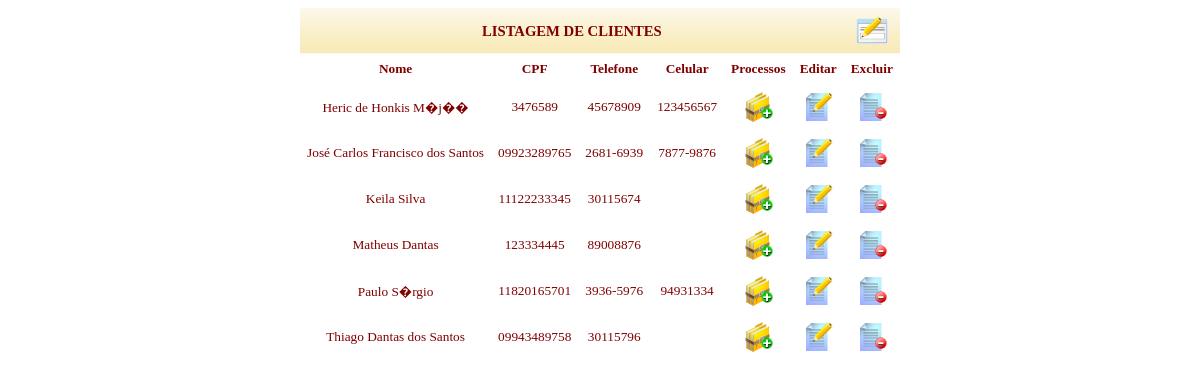
Before: /view/consultarCliente.php?pag=cliente (signed in) with the older database file.
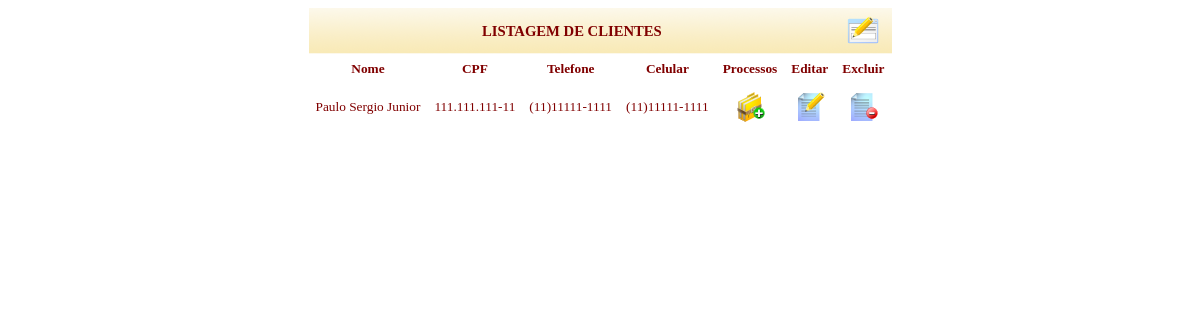
After: the same page with the newer database file.
### tables this page shows
CREATE TABLE IF NOT EXISTS `clientes` (
`idCliente` int(11) NOT NULL,
  `nome` varchar(60) NOT NULL,
  `estado_civil` varchar(20) NOT NULL,
  `profissao` varchar(25) DEFAULT NULL,
  `rg` varchar(22) NOT NULL,
  `cpf` varchar(18) NOT NULL,
  `endereco` varchar(100) NOT NULL,
  `complemento` varchar(20) DEFAULT NULL,
  `tel1` varchar(14) NOT NULL,
  `tel2` varchar(14) DEFAULT NULL,
  `cel` varchar(14) DEFAULT NULL,
  `email` varchar(40) NOT NULL,
  `observacao` text,
  `datacadastro` timestamp NOT NULL DEFAULT CURRENT_TIMESTAMP ON UPDATE CURRENT_TIMESTAMP,
  `status` int(11) NOT NULL DEFAULT '1',
  `nacionalidade` varchar(40) DEFAULT NULL
);

### model/clientesDAO.php (the view, shortened to what this page needs)
<?php
class clientesDAO extends banco {
    public function listar() {
        $sql = 'SELECT * FROM '.TBL_CLIENTES.' ORDER BY nome ASC';
        $resultado = mysql_query($sql);
        while ($linha = mysql_fetch_assoc($resultado)){
            echo '<tr id='.$linha['idCliente'].' align="center">
                    <td>'.$linha['nome'].'</td>
                    <td>'.$linha['cpf'].'</td>
                    <td>'.$linha['tel1'].'</td>
                    <td>'.$linha['cel'].'</td>
                    <td><a href="listaProcessoAjax.php?id='.$linha['idCliente'].'"><img src="../public/img/archive_add.png" width="32" height="32" border="0" alt="Processo"/>
                    <td><a href="altCliente.php?idCliente='.$linha['idCliente'].'"><img src="../public/img/file_edit.png" width="32" height="32" border="0" alt="Processo"/>
                    <td><a href="javascript:excluirCliente('.$linha['idCliente'].')"><img src="../public/img/file_remove.png" width="32" height="32" border="0" alt="Processo"/>';
        }
    }
}

### view/consultarCliente.php (shortened to what this page needs)
<!DOCTYPE html PUBLIC "-//W3C//DTD XHTML 1.0 Transitional//EN" "http://www.w3.org/TR/xhtml1/DTD/xhtml1-transitional.dtd">
<html xmlns="http://www.w3.org/1999/xhtml">
<head>
</head>
<body>
<table align='center' border='0' id='table' cellspacing='0' cellpadding='7'>
<th colspan='6' align='center'>LISTAGEM DE CLIENTES
</th>
<th colspan='15' align='left' class='table'><a href='cadCliente.php'><img src='../public/img/forms.png' alt='CLIQUE AQUI PARA ADICIONAR UM NOVO REGISTRO' border='no' id='cad' style='cursor:pointer'></a></th>
<tr class='titulo' align='center' cellspacing='0'>
<td>Nome</td>
<td>CPF</td>
<td>Telefone</td>
<td>Celular</td>
<td>Processos</td>
<td>Editar</td>
<td>Excluir</td>
</tr>
<?php
require "../model/clientesDAO.php";
$resultado= $objclientesDAO->listar();
?>
</body>
</html>

### public/css/estilo.css (style rules this page uses)
table th { background-image: url(../img/fundo_table.gif); font-weight:bold; font-size: 11pt; text-align:center; font-family: verdana; color:maroon; }
table td { font-family: verdana; font-size:10pt; color:maroon; background-color:white; }
.titulo { font-family: verdana; font-size:10pt; color:maroon; background-color:white; font-weight:bold; }
a:link { font-family: verdana; font-size:10pt; text-decoration:none; color:maroon; }
a { font-family: verdana; font-size:10pt; text-decoration:underline; color:white; }

Changed rows visible on the page:
removed clientes: nome "Heric de Honkis M�j��", cpf "3476589", tel1 "45678909", cel "123456567"
removed clientes: nome "José Carlos Francisco dos Santos", cpf "09923289765", tel1 "2681-6939", cel "7877-9876"
removed clientes: nome "Keila Silva", cpf "11122233345", tel1 "30115674"
removed clientes: nome "Matheus Dantas", cpf "123334445", tel1 "89008876"
removed clientes: nome "Paulo S�rgio", cpf "11820165701", tel1 "3936-5976", cel "94931334"
changed clientes: nome "Thiago Dantas dos Santos" → "Paulo Sergio Junior"; cpf "09943489758" → "111.111.111-11"; tel1 "30115796" → "(11)11111-1111"; cel (not shown) → "(11)11111-1111"
